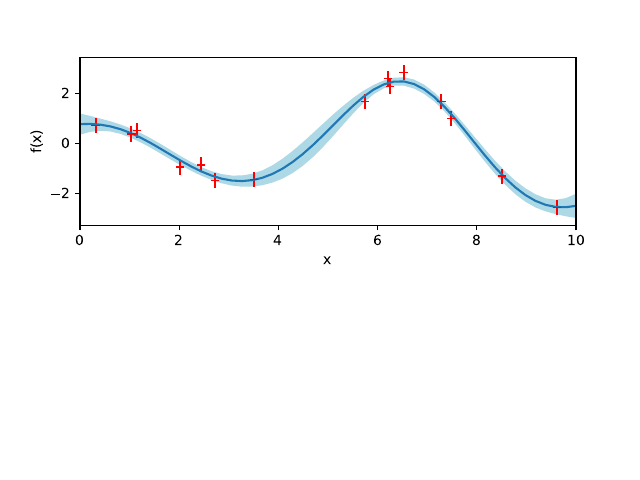

Write the Python code that produced this figure.
import matplotlib.pyplot as plt
from numpy import loadtxt

def plot(X, Y, Sigma, rec):

    plt.subplot(211)
    plt.xlim(0, 10)
    plt.fill_between(rec[:, 0], rec[:, 1] + rec[:, 2], rec[:, 1] - rec[:, 2],
                     facecolor='lightblue')
    plt.plot(rec[:, 0], rec[:, 1])
    plt.errorbar(X, Y, Sigma, color='red', fmt='_')
    plt.xlabel('x')
    plt.ylabel('f(x)')

#    plt.subplot(212)
#    plt.xlim(0, 10)
#    plt.fill_between(drec[:, 0], drec[:, 1] + drec[:, 2], 
#                     drec[:, 1] - drec[:, 2], facecolor='lightblue')
#    plt.plot(drec[:, 0], drec[:, 1])
#    plt.errorbar(dX, dY, dSigma, color='red', fmt='_')
#    plt.xlabel('x')
#    plt.ylabel("f'(x)")

    plt.savefig('plot.pdf')


if __name__=="__main__":
    (X, Y, Sigma) = loadtxt("./inputdata.txt", unpack=True)
    rec = loadtxt("f.txt")

    plot(X, Y, Sigma, rec)

